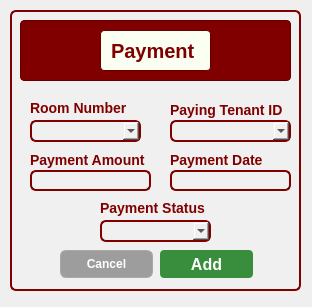
<?xml version="1.0" encoding="UTF-8"?>
<ui version="4.0">
 <class>Dialog</class>
 <widget class="QDialog" name="Dialog">
  <property name="geometry">
   <rect>
    <x>0</x>
    <y>0</y>
    <width>312</width>
    <height>307</height>
   </rect>
  </property>
  <property name="windowTitle">
   <string>Dialog</string>
  </property>
  <widget class="QFrame" name="frame_2">
   <property name="geometry">
    <rect>
     <x>10</x>
     <y>10</y>
     <width>291</width>
     <height>281</height>
    </rect>
   </property>
   <property name="styleSheet">
    <string notr="true">background-color: rgb(240, 240, 240);
border: 2px solid #800000;
border-radius: 6px;
</string>
   </property>
   <property name="frameShape">
    <enum>QFrame::StyledPanel</enum>
   </property>
   <property name="frameShadow">
    <enum>QFrame::Raised</enum>
   </property>
   <widget class="QFrame" name="frame_5">
    <property name="geometry">
     <rect>
      <x>10</x>
      <y>10</y>
      <width>271</width>
      <height>61</height>
     </rect>
    </property>
    <property name="styleSheet">
     <string notr="true">background-color: #800000;  /* Maroon background */
                border: 1px solid #660000;  /* Darker maroon border */
                border-radius: 4px;
                padding: 5px;
                font-family: 'Times New Roman', serif;  /* Formal font */
                font-size: 14px;
                color: white;</string>
    </property>
    <property name="frameShape">
     <enum>QFrame::StyledPanel</enum>
    </property>
    <property name="frameShadow">
     <enum>QFrame::Raised</enum>
    </property>
    <widget class="QLabel" name="label_11">
     <property name="geometry">
      <rect>
       <x>80</x>
       <y>10</y>
       <width>111</width>
       <height>41</height>
      </rect>
     </property>
     <property name="styleSheet">
      <string notr="true">background-color: rgb(250, 255, 242);
border: 1px solid #660000;
border-radius: 4px;
padding: 5px;
font-family: 'Cal Sans', sans-serif;
font-weight: 700;
font-style: normal;
font-size: 20px;
color: #800000;
text-align: center;
vertical-align: middle;

</string>
     </property>
     <property name="text">
      <string>Payment</string>
     </property>
    </widget>
   </widget>
   <widget class="QLabel" name="label_12">
    <property name="geometry">
     <rect>
      <x>20</x>
      <y>90</y>
      <width>111</width>
      <height>16</height>
     </rect>
    </property>
    <property name="styleSheet">
     <string notr="true">background: none;
    border: none;
    color: #800000;
    font-family: 'Cal Sans', sans-serif;
    font-weight: 700;
    font-style: normal;
    font-size: 14px;</string>
    </property>
    <property name="text">
     <string>Room Number</string>
    </property>
   </widget>
   <widget class="QLineEdit" name="PaymentAmountLineEdit">
    <property name="geometry">
     <rect>
      <x>20</x>
      <y>160</y>
      <width>121</width>
      <height>21</height>
     </rect>
    </property>
   </widget>
   <widget class="QLabel" name="label_13">
    <property name="geometry">
     <rect>
      <x>20</x>
      <y>140</y>
      <width>121</width>
      <height>20</height>
     </rect>
    </property>
    <property name="styleSheet">
     <string notr="true">background: none;
    border: none;
    color: #800000;
    font-family: 'Cal Sans', sans-serif;
    font-weight: 700;
    font-style: normal;
    font-size: 14px;</string>
    </property>
    <property name="text">
     <string>Payment Amount</string>
    </property>
   </widget>
   <widget class="QLabel" name="label_15">
    <property name="geometry">
     <rect>
      <x>160</x>
      <y>90</y>
      <width>121</width>
      <height>20</height>
     </rect>
    </property>
    <property name="styleSheet">
     <string notr="true">background: none;
    border: none;
    color: #800000;
    font-family: 'Cal Sans', sans-serif;
    font-weight: 700;
    font-style: normal;
    font-size: 14px;</string>
    </property>
    <property name="text">
     <string>Paying Tenant ID</string>
    </property>
   </widget>
   <widget class="QPushButton" name="AddpushButton">
    <property name="geometry">
     <rect>
      <x>150</x>
      <y>240</y>
      <width>93</width>
      <height>28</height>
     </rect>
    </property>
    <property name="styleSheet">
     <string notr="true">background-color: #388E3C; /* Darker green */
color: white;
font-family: &quot;Cal Sans&quot;, sans-serif;
font-weight: 700; /* Bold */
font-size: 16px;
border: none;
border-radius: 4px;
padding: 6px 12px;
</string>
    </property>
    <property name="text">
     <string>Add</string>
    </property>
   </widget>
   <widget class="QPushButton" name="CancelpushButton">
    <property name="geometry">
     <rect>
      <x>50</x>
      <y>240</y>
      <width>93</width>
      <height>28</height>
     </rect>
    </property>
    <property name="styleSheet">
     <string notr="true">background: rgb(157, 157, 157);
color: white;
font-family: 'Cal Sans', sans-serif;
font-weight: 500;
font-style: normal;
font-size: 12px;
border: 1px solid rgb(169, 169, 169);
</string>
    </property>
    <property name="text">
     <string>Cancel</string>
    </property>
   </widget>
   <widget class="QComboBox" name="PayingTenantIDComboBox">
    <property name="geometry">
     <rect>
      <x>160</x>
      <y>110</y>
      <width>121</width>
      <height>22</height>
     </rect>
    </property>
   </widget>
   <widget class="QLabel" name="label_14">
    <property name="geometry">
     <rect>
      <x>160</x>
      <y>140</y>
      <width>121</width>
      <height>20</height>
     </rect>
    </property>
    <property name="styleSheet">
     <string notr="true">background: none;
    border: none;
    color: #800000;
    font-family: 'Cal Sans', sans-serif;
    font-weight: 700;
    font-style: normal;
    font-size: 14px;</string>
    </property>
    <property name="text">
     <string>Payment Date</string>
    </property>
   </widget>
   <widget class="QLineEdit" name="PaymentDateLineEdit">
    <property name="geometry">
     <rect>
      <x>160</x>
      <y>160</y>
      <width>121</width>
      <height>21</height>
     </rect>
    </property>
   </widget>
   <widget class="QLabel" name="label_10">
    <property name="geometry">
     <rect>
      <x>90</x>
      <y>190</y>
      <width>111</width>
      <height>16</height>
     </rect>
    </property>
    <property name="styleSheet">
     <string notr="true">background: none;
    border: none;
    color: #800000;
    font-family: 'Cal Sans', sans-serif;
    font-weight: 700;
    font-style: normal;
    font-size: 14px;</string>
    </property>
    <property name="text">
     <string>Payment Status</string>
    </property>
   </widget>
   <widget class="QComboBox" name="PaymentStatusComboBox">
    <property name="geometry">
     <rect>
      <x>90</x>
      <y>210</y>
      <width>111</width>
      <height>22</height>
     </rect>
    </property>
   </widget>
   <widget class="QComboBox" name="RoomNumberComboBox">
    <property name="geometry">
     <rect>
      <x>20</x>
      <y>110</y>
      <width>111</width>
      <height>22</height>
     </rect>
    </property>
   </widget>
  </widget>
 </widget>
 <resources/>
 <connections/>
</ui>
